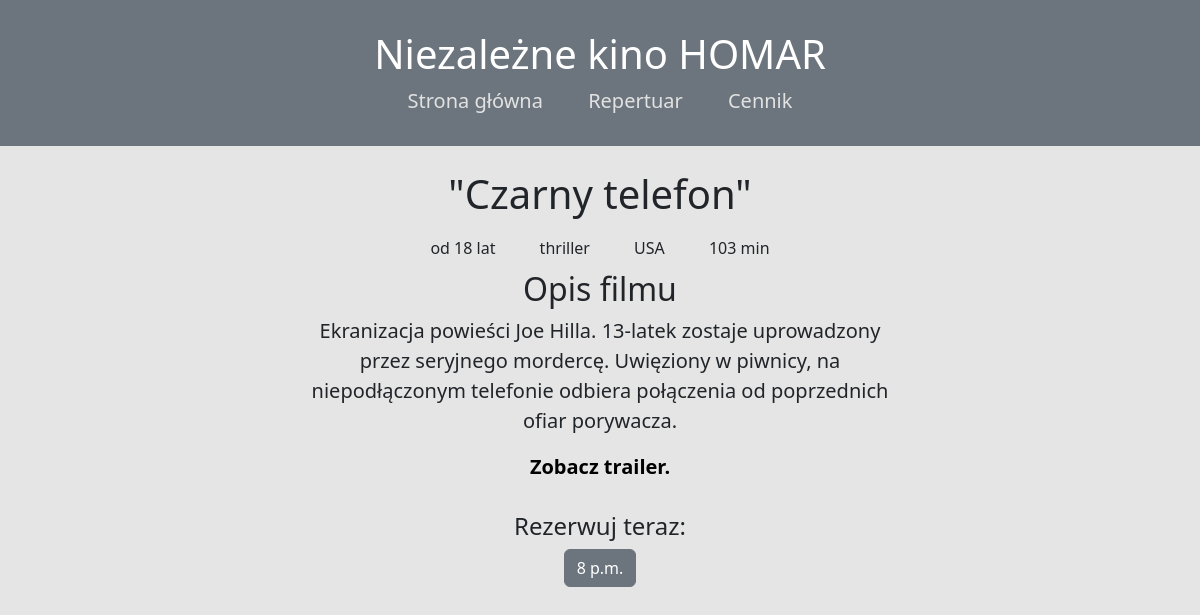
Screenshot of /repertuar/czarny-telefon with the database file from the repository.
### bilety/models.py (models this page shows, shortened)
class Movie(models.Model):
    GENRE_CHOICES = [("familijny", "familijny"), ("horror", "horror"), ("thriller","thriller"), ("komedia","komedia"), ("romans","romans")]
    AGE_CHOICES = [("b/o","b/o"), ("od 13 lat", "od 13 lat"), ("od 18 lat", "od 18 lat")]
    title = models.CharField(max_length=50)
    description = models.TextField(max_length=500)
    age_restrictions = models.CharField(max_length=50, choices=AGE_CHOICES)
    genre = models.CharField(max_length=50, choices=GENRE_CHOICES, default="komedia")
    duration = models.PositiveSmallIntegerField()
    production_country = models.CharField(max_length=50)
    trailer = models.CharField(max_length=200)
    slug = models.SlugField(default="", null=True)

class Room(models.Model):
    movie_name = models.OneToOneField(Movie, on_delete=models.CASCADE)
    screening_date = models.DateField(null=True)
    screening_time = models.TimeField(null=True)

### bilety/views.py (the view)
# urls.py: path("repertuar/<slug:slug>", moviePage, name="movie-name"),
def moviePage(request, slug):
    movie = Movie.objects.get(slug=slug)
    movie_id = movie.id     # id obiektu Movie, żeby go wykorzystać do znalezienia obiektu Room
    room = Room.objects.get(movie_name=movie_id)
    return render(request, "bilety/movie.html", {
        "movie": movie,
        "room": room
    })

### bilety/templates/bilety/movie.html (shortened to what this page needs)
{% extends "base.html" %}
{% block content %}
<div class="lead text-center col-md-8 offset-md-2">
<h1>{{movie.title }}</h1>
</div>
<div class="text-center info">
    <div class="d-inline-block"><p class="info">{{ movie.age_restrictions }}</p></div>
    <div class="d-inline-block"><p>{{ movie.genre }}</p></div>
    <div class="d-inline-block"><p>{{ movie.production_country }}</p></div>
    <div class="d-inline-block"> <p>{{ movie.duration }} min</p></div>
</div>
<div class="lead text-center">
<h2>
  Opis filmu
</h2>
<p class="lead text-center col-md-6 offset-md-3">{{ movie.description }} </p>
<a href="{{ movie.trailer }}" class="fw-bold">Zobacz trailer.</a><br>
</div>
<div class="lead text-center">
<br>
<h4>Rezerwuj teraz:</h4>
<form action="{% url 'reservation' %}" method="POST">
    <button type="submit" class="btn btn-secondary">{{ room.screening_time }}</button>
</form>
</div><br>
{% endblock %}

### templates/base.html (shortened to what this page needs)
<!DOCTYPE html>
{% load static %}
<html lang="en">
<head>
    <link href="https://cdn.jsdelivr.net/npm/bootstrap@5.3.3/dist/css/bootstrap.min.css" rel="stylesheet">
    <link rel="stylesheet" href="{% static 'app.css' %}">
</head>
<body>
<header class="bg-secondary text-white lead text-center"><br>
<h1 class="display-6">Niezależne kino HOMAR</h1>
    <nav class="navig">
        <a href="{% url 'index' %}">Strona główna</a>
        <a href="{% url 'all-movies' %}">Repertuar</a>
        <a href="{% url 'price-page' %}">Cennik</a>
    </nav><br>
</header><br>
{% block content %}
{% endblock %}
</body>
</html>

### static/app.css (style rules this page uses)
.navig a { color: #E2E2E2; padding: 0px 20px; }
a { text-decoration: none; color: black; }
body { background-color: #E5E5E5; }
.info p { margin: 10px 20px }

### rows the page displays
Movie: title "\"Czarny telefon\"", age_restrictions "od 18 lat", genre "thriller", production_country "USA", duration "103", description "Ekranizacja powieści Joe Hilla. 13-latek zostaje uprowadzony przez seryjnego mordercę. Uwięziony w piwnicy, na niepodłączonym telefonie odbiera połączenia od poprzednich ofiar porywacza."
Room: screening_time "8 p.m."
